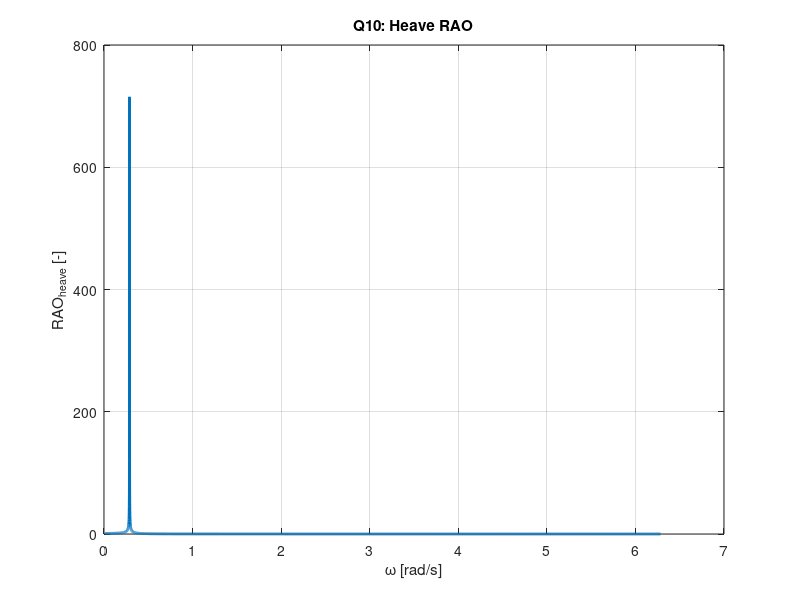
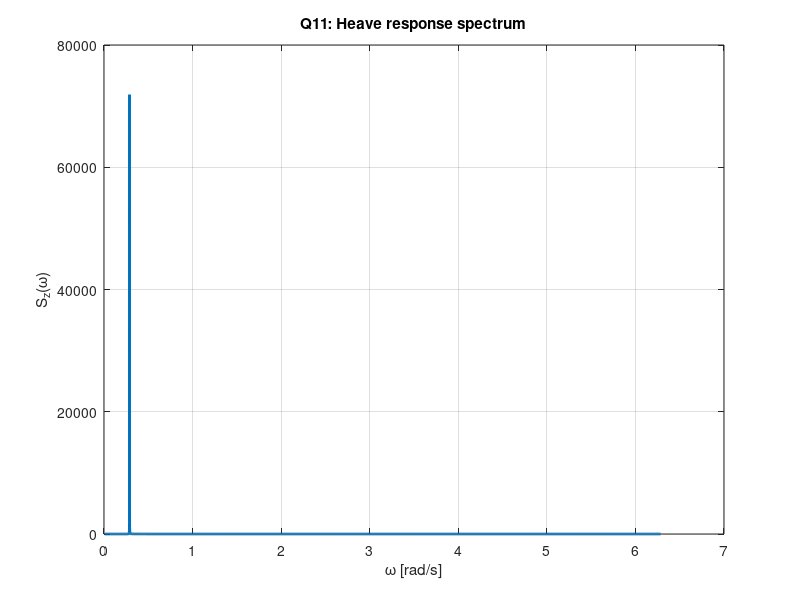

These charts were generated, in order, by the following MATLAB code:
%% Assignment B - Part B (linked to Part A)
% Heave motion assessment of a semisubmersible
% Uses spectrum saved from Part A:
%   save('PartA_results.mat','omega','S_omega','Hs','Tz')

clear; clc; close all;

%% -----------------------------
% LOAD SEA STATE FROM PART A
%% -----------------------------
load('PartA_results.mat');   % expects: omega, S_omega, Hs, Tz

fprintf('Loaded Part A results successfully.\n');
fprintf('Hs = %.3f m, Tz = %.3f s\n', Hs, Tz);

%% -----------------------------
% GIVEN GEOMETRY FROM APPENDIX A
%% -----------------------------
rho = 1025;      % seawater density [kg/m^3]
g   = 9.81;      % gravity [m/s^2]

T = 18.5;        % draught [m]
L = 72.3;        % total length [m]
D = 11.3;        % column diameter [m]
a = 30.5;        % distance from centerline to column centres [m]
b = 5.40;        % half pontoon breadth / half pontoon height [m]
d = 13.1;        % = T - b
f = 7.70;        % = T - 2b

% Derived geometry
r_col = D/2;                 % column radius [m]
pontoon_B = 2*b;             % pontoon breadth [m]
pontoon_H = 2*b;             % pontoon height [m]
pontoon_L = L;               % pontoon length [m]

%% -----------------------------
% Q7 - PLATFORM MASS
%% -----------------------------
% 4 columns, submerged height = d
V_col_one = pi * r_col^2 * d;
V_cols = 4 * V_col_one;

% 2 pontoons, each approximated as rectangular box
V_pontoon_one = pontoon_L * pontoon_B * pontoon_H;
V_pontoons = 2 * V_pontoon_one;

% Total displaced volume
V_disp = V_cols + V_pontoons;

% Mass from equilibrium
M = rho * V_disp;   % [kg]

fprintf('\n--- Q7 ---\n');
fprintf('Displaced volume Vdisp = %.3f m^3\n', V_disp);
fprintf('Mass M = %.3f kg = %.3f tons\n', M, M/1000);

%% -----------------------------
% Q7 - ADDED MASS FROM APPENDIX B
%% -----------------------------
% Appendix B, page 5:
% 1) Circular section, vertical motion: Cm = 1.0, AR = pi*a^2
% 2) Rectangle, vertical motion, a/b = 1.0: Cm = 1.51, AR = pi*a^2

% Columns: circular section
Cm_col = 1.00;
AR_col = pi * r_col^2;                    % reference area [m^2]
mA_col_one = Cm_col * rho * AR_col * d;  % extruded over submerged height
mA_cols = 4 * mA_col_one;

% Pontoons: rectangular section with a/b = 1
a_pont = b;                              % since section is 2a x 2b and a=b=5.4
Cm_pont = 1.51;
AR_pont = pi * a_pont^2;                 % reference area from table
mA_pontoon_one = Cm_pont * rho * AR_pont * pontoon_L;
mA_pontoons = 2 * mA_pontoon_one;

A_added = mA_cols + mA_pontoons;
M_eff = M + A_added;

fprintf('Added mass A = %.3f kg = %.3f tons\n', A_added, A_added/1000);
fprintf('Effective mass M+A = %.3f kg = %.3f tons\n', M_eff, M_eff/1000);

%% -----------------------------
% Q8 - EQUATION OF HEAVE MOTION
%% -----------------------------
fprintf('\n--- Q8 ---\n');
fprintf('Undamped uncoupled heave equation:\n');
fprintf('(M + A) * z_ddot + C * z = F(t)\n');

%% -----------------------------
% HYDROSTATIC RESTORING
%% -----------------------------
% Waterplane area from 4 columns only
Awp = 4 * pi * r_col^2;
C = rho * g * Awp;   % [N/m]

fprintf('\nHydrostatic restoring coefficient C = %.3f N/m\n', C);

%% -----------------------------
% Q9 - NATURAL PERIOD
%% -----------------------------
omega_n = sqrt(C / M_eff);
Tn = 2*pi / omega_n;

fprintf('\n--- Q9 ---\n');
fprintf('Natural frequency omega_n = %.6f rad/s\n', omega_n);
fprintf('Natural period Tn = %.6f s\n', Tn);

%% -----------------------------
% Q10 - RAO
%% -----------------------------
% Simple undamped transfer-function form:
% z_a / eta_a = |Fhat(omega)| / |C - (M+A)omega^2|
%
% Here a simple wave excitation approximation is used:
% Fhat(omega) = rho * g * Awp
% so that RAO = C / |C - (M+A)omega^2|

Fhat = rho * g * Awp;           % excitation per unit wave amplitude [N/m]
RAO = abs(Fhat ./ (C - M_eff * omega.^2));

figure;
plot(omega, RAO, 'LineWidth', 2);
grid on;
xlabel('\omega [rad/s]');
ylabel('RAO_{heave} [-]');
title('Q10: Heave RAO');

fprintf('\n--- Q10 ---\n');
fprintf('RAO computed for undamped uncoupled heave.\n');

%% -----------------------------
% Q11 - RESPONSE SPECTRUM
%% -----------------------------
% Spectrum from Part A
S_eta = S_omega;

% Response spectrum
S_z = (RAO.^2) .* S_eta;

figure;
plot(omega, S_z, 'LineWidth', 2);
grid on;
xlabel('\omega [rad/s]');
ylabel('S_z(\omega)');
title('Q11: Heave response spectrum');

fprintf('\n--- Q11 ---\n');
fprintf('Response spectrum computed as S_z = |RAO|^2 * S_eta.\n');

%% -----------------------------
% Q12 - RESPONSE STATISTICS
%% -----------------------------
m0_resp = trapz(omega, S_z);
m2_resp = trapz(omega, omega.^2 .* S_z);

sigma_z = sqrt(m0_resp);

% zero-upcrossing period of heave response
Tz_resp = 2*pi * sqrt(m0_resp / m2_resp);

% 2-hour period required by assignment
duration_resp = 2 * 3600;
N_resp = duration_resp / Tz_resp;

% Most probable largest amplitude (narrow-band approximation)
h_MPL = sigma_z * sqrt(2 * log(N_resp));

% Expected exceedances of h_MPL in 2 hours
P_exceed = exp(-(h_MPL^2) / (2 * sigma_z^2));
N_exceed = N_resp * P_exceed;

fprintf('\n--- Q12 ---\n');
fprintf('m0,response = %.6f\n', m0_resp);
fprintf('m2,response = %.6f\n', m2_resp);
fprintf('sigma_z = %.6f m\n', sigma_z);
fprintf('Tz,response = %.6f s\n', Tz_resp);
fprintf('Number of response cycles in 2 h = %.3f\n', N_resp);
fprintf('Most probable largest heave amplitude h_MPL = %.6f m\n', h_MPL);
fprintf('Expected exceedances of h_MPL in 2 h = %.6f\n', N_exceed);

%% -----------------------------
% SUMMARY
%% -----------------------------
fprintf('\n===== SUMMARY PART B =====\n');
fprintf('Mass M                      = %.3f tons\n', M/1000);
fprintf('Added mass A               = %.3f tons\n', A_added/1000);
fprintf('Effective mass M+A         = %.3f tons\n', M_eff/1000);
fprintf('Hydrostatic restoring C    = %.3f N/m\n', C);
fprintf('Natural period Tn          = %.4f s\n', Tn);
fprintf('Response std sigma_z       = %.4f m\n', sigma_z);
fprintf('Response Tz                = %.4f s\n', Tz_resp);
fprintf('MPL heave amplitude        = %.4f m\n', h_MPL);
fprintf('Expected exceedances       = %.4f\n', N_exceed);
